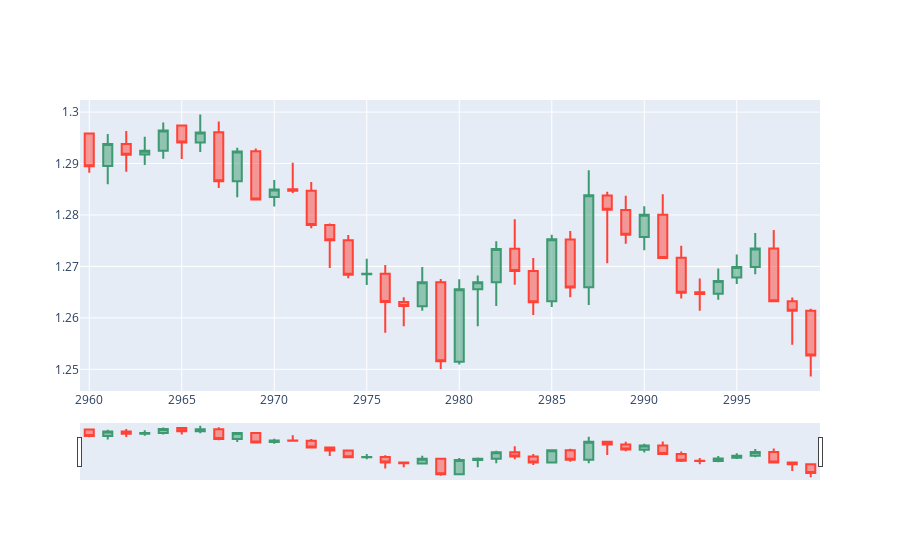

Write notebook code for a chart like this one.
### Code cell
dfpl = df[2960:3000]
import plotly.graph_objects as go
from datetime import datetime

fig = go.Figure(data=[go.Candlestick(x=dfpl.index,
                open=dfpl['open'],
                high=dfpl['high'],
                low=dfpl['low'],
                close=dfpl['close'])])

fig.show()
